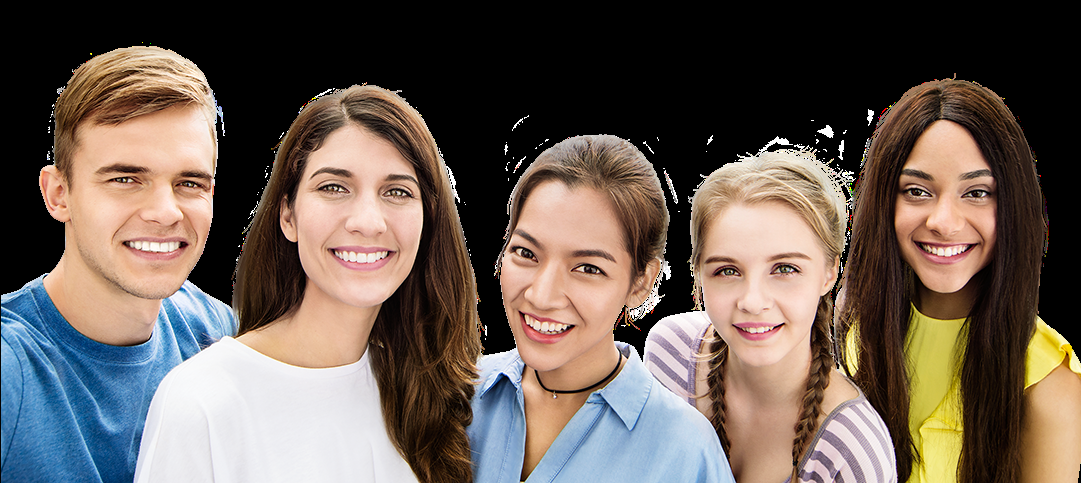
#> input picture faces.jpg, 1081 x 483 px
$ python main.py
#> lines starting #> are read from the running program, lines starting #| are printed output that depends on the picture; after the words box and inside, x2 and y2 are one past the last pixel; in counts of white or black regions, pixels touching at a corner belong together
import cv2
import numpy as np

img = cv2.imread('faces.jpg')
#> img is the input picture: shape (483, 1081, 3); mean B, G, R 84.9, 93.3, 106


face_classifier = cv2.CascadeClassifier('haarcascade_frontalface_default.xml')

img = cv2.resize(img, (800,600))
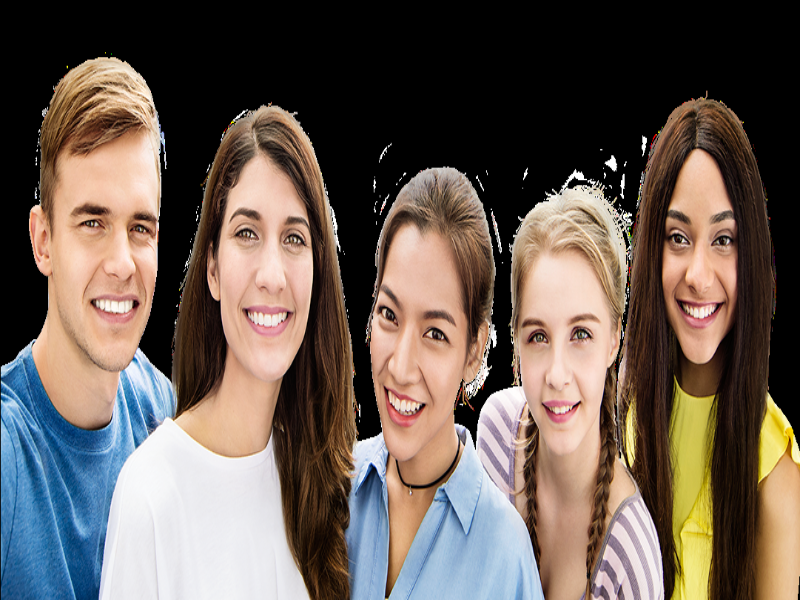
#> img: shape (600, 800, 3); mean B, G, R 84.8, 93.2, 105.9

gray = cv2.cvtColor(img,cv2.COLOR_BGR2GRAY)
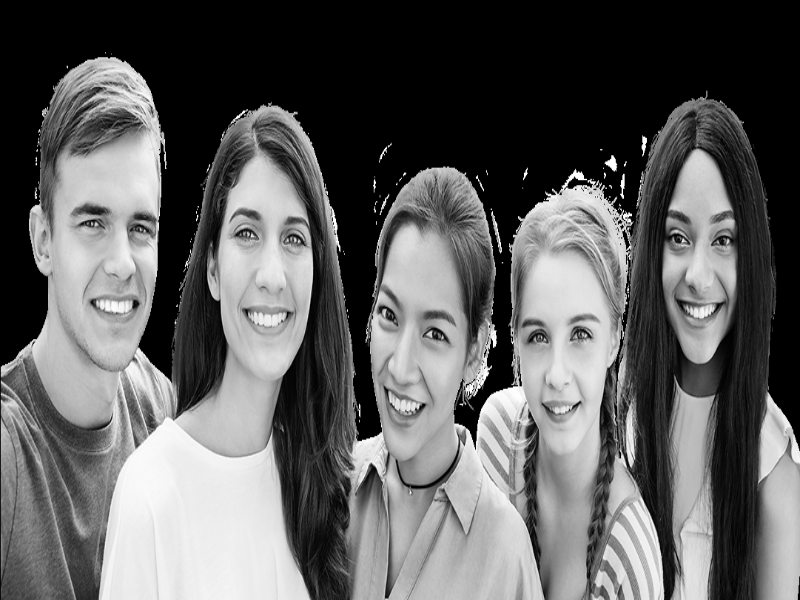
#> gray: shape (600, 800); min 0, max 255, mean 96.1

faces = face_classifier.detectMultiScale(gray,1.1,5)
#> faces = [[180, 172, 167, 167], [339, 263, 150, 150], [489, 279, 143, 143], [29, 159, 172, 172], [633, 192, 135, 135]]

for (x,y,w,h) in faces:
    cv2.rectangle(img, (x,y),(x+w,y+h),(0,255,0),2)
#> this loop made 5 passes
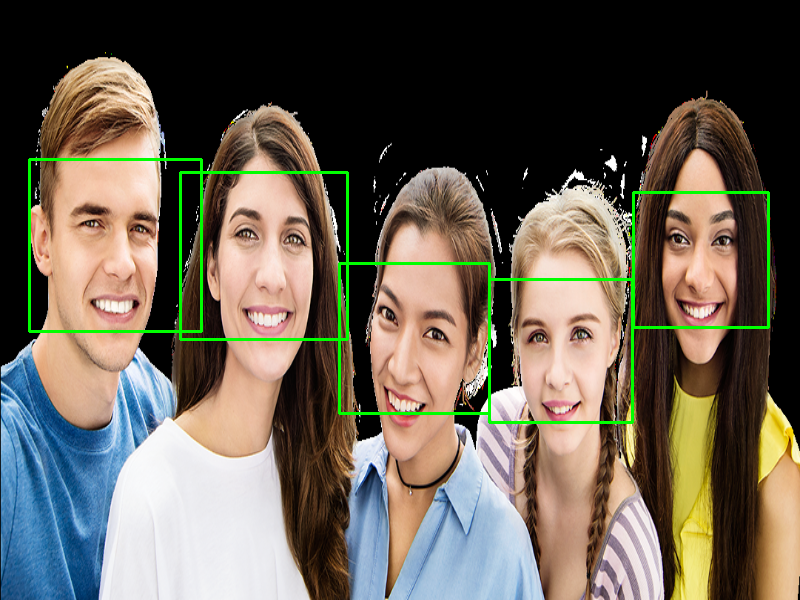
#> img: shape (600, 800, 3); 1.8% of pixels changed, all inside (x1, y1, x2, y2) = (28, 158, 770, 424)

cv2.imshow("faces Found",img)

cv2.waitKey(0)
